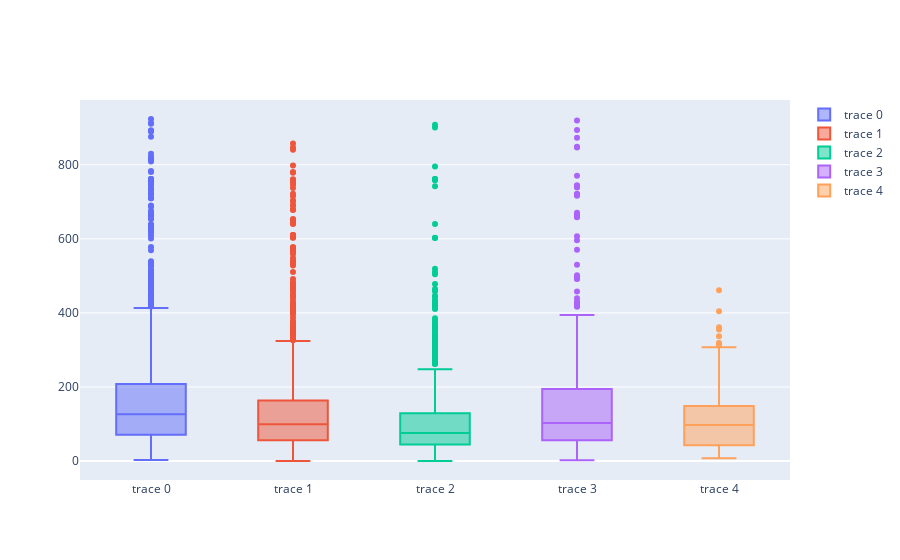

The cell this chart's notebook holds for it:
### Code cell
fig = go.Figure()
fig.add_trace(go.Box(y=df_tmp[df_tmp['group'] == 0]['payment_value']))
fig.add_trace(go.Box(y=df_tmp[df_tmp['group'] == 1]['payment_value']))
fig.add_trace(go.Box(y=df_tmp[df_tmp['group'] == 2]['payment_value']))
fig.add_trace(go.Box(y=df_tmp[df_tmp['group'] == 3]['payment_value']))
fig.add_trace(go.Box(y=df_tmp[df_tmp['group'] == 4]['payment_value']))
fig.show()

### Figure 1 — Plotly figure (JSON) as saved in the notebook; plotly's stock layout.template omitted (floating-point values rounded to 4 significant figures; data arrays with more than 128 entries replaced by an {"elided": "..."} marker saying what was removed)
{"data": [{"type": "box", "y": {"elided": "1458 float values"}}, {"type": "box", "y": {"elided": "1514 float values"}}, {"type": "box", "y": {"elided": "1326 float values"}}, {"type": "box", "y": {"elided": "404 float values"}}, {"type": "box", "y": [63.1, 318.5, 96.35, 18.62, 50.23, 307.4, 7.475, 50.86, 163.1, 31.86, 361.6, 129.5, 85.6, 317.7, 161.7, 139.9, 65.05, 191.3, 169.2, 47.85, 135.6, 55.44, 41, 20.23, 461.1, 131.3, 289.4, 139.5, 115.6, 42.21, 100.6, 148.8, 106.5, 18.62, 337.3, 71.02, 190.7, 68.19, 16.62, 105.1, 36.37, 114.2, 19.12, 74.78, 106.5, 40.13, 100.4, 161.0, 139.9, 87.9, 106.8, 31.21, 63.66, 152.0, 38.36, 42.25, 68.56, 71.97, 124.5, 87.05, 125.9, 84.2, 111.2, 129.8, 29.95, 66.65, 32.77, 98.75, 26.86, 404.8, 19.12, 263.4, 78.97, 37.02, 355.3, 314.6, 122.0, 42.52, 112.8, 70.81, 254.8, 227.3, 19.12, 64.9, 11.79, 166.6]}], "layout": {}}
